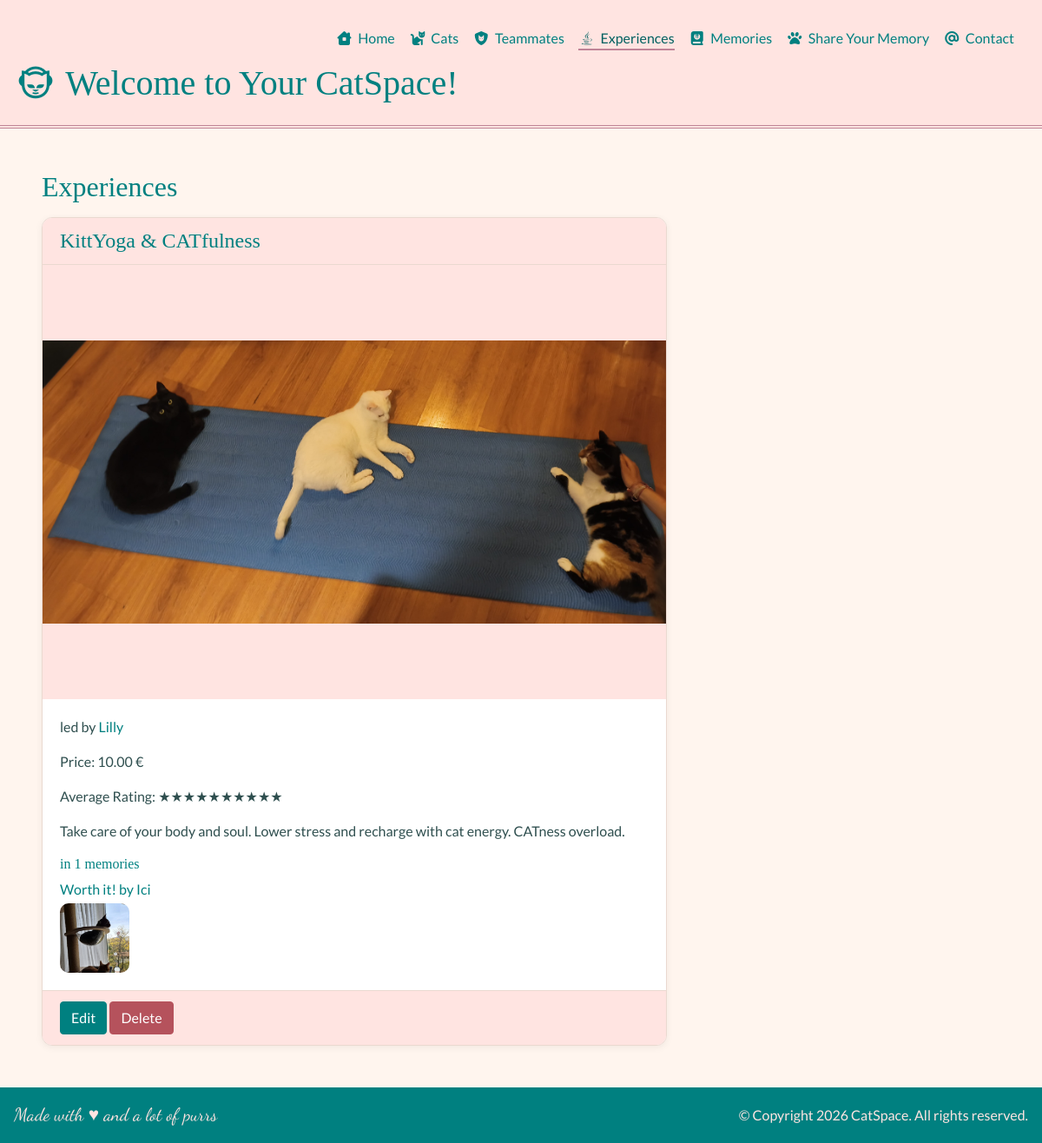
Page /experiences/kittyoga-catfulness-1/ on the committed database.
### experiences/models.py (models this page shows, shortened)
class Experience(TimeStampMixin):
    name = models.CharField(max_length=30, unique=True)
    description = models.TextField(blank=True)
    cover_image_url = models.URLField(null=True, blank=True)
    price = models.DecimalField(max_digits=5, decimal_places=2, validators=[MinValueValidator(0)])
    teammate = models.ForeignKey("teammates.Teammate", on_delete=models.SET_NULL, null=True, blank=True,
                                 related_name="experiences")
    is_available = models.BooleanField(default=True, blank=True)
    slug = models.SlugField(blank=True, unique=True)
    class Meta:
        ordering = ["-updated_at"]
    def __str__(self) -> str:
        return self.name

### teammates/models.py (models this page shows)
class Teammate(TimeStampMixin):
    name = models.CharField(max_length=30)
    description = models.TextField(blank=True)
    email = models.EmailField(max_length=100, unique=True)
    phone = PhoneNumberField(region="BG", blank=True, null=True)
    image_url = models.URLField(blank=True, null=True)
    username = models.CharField(max_length=30, unique=True, validators=[RegexValidator(r"^\w+\Z")])
    def __str__(self) -> str:
        return self.name
    class Meta:
        ordering = ["created_at"]

### memories/models.py (models this page shows, shortened)
class Memory(TimeStampMixin):
    title = models.CharField(max_length=30)
    author = models.CharField(max_length=30)
    description = models.TextField(blank=True)
    image = models.ImageField(upload_to="memories/", null=True, blank=True)
    rating = models.PositiveSmallIntegerField(validators=[MinValueValidator(1), MaxValueValidator(10)],
                                              null=True, blank=True)
    experience = models.ForeignKey("experiences.Experience", on_delete=models.SET_NULL, related_name="memories",
                                   null=True, blank=True)
    cats = models.ManyToManyField("cats.Cat", related_name="memories", blank=True)
    class Meta:
        ordering = ["-updated_at"]
    def __str__(self) -> str:
        return f"{self.title} by {self.author}"

### experiences/views.py (the view)
# urls.py: path("", views.ExperienceDetail.as_view(), name="detail"),
class ExperienceDetail(DetailView):
    queryset = Experience.objects.select_related("teammate").prefetch_related("memories").annotate(
        avg_rating=Avg("memories__rating"))

### memories/templatetags/memory_extras.py (called while the page is built)
@register.filter
def stars(value):
    max_stars = 10
    if not value:
        return "Not rated yet"
    value = round(float(value))
    return "★" * value + "☆" * (max_stars - value)

### templates/experiences/experience_detail.html (shortened to what this page needs)
{% extends "base.html" %}
{% load memory_extras %}
{% load static %}
{% block content %}
    <h2>Experiences</h2>
    <article class="card detail-card">
        <div class="card-header">
            <h4 class="mb-0">{{ experience }}</h4>
        </div>
        {% if experience.cover_image_url %}
            <img src="{{ experience.cover_image_url }}" alt="Cover Image" class="detail-img">
        {% else %}
            <img src="{% static 'images/yoga.jpg' %}" alt="Yoga Cats" class="detail-img">
        {% endif %}
        <div class="card-body">
            {% if experience.teammate %}
                <p>led by
                    <a href="{% url 'teammates:detail' experience.teammate.id %}">{{ experience.teammate }}</a>
                </p>
            {% endif %}
            <p>Price: {{ experience.price }} &euro;</p>
            <p>Average Rating: {{ experience.avg_rating|stars }}</p>
            {% if experience.description %}<p>{{ experience.description }}</p>{% endif %}
            {% if experience.memories.count %}
                <h4 class="card-subheading">in {{ experience.memories.count }} memories</h4>
                {% for memory in experience.memories.all %}
                    <p class="mb-1"><a href="{% url 'memories:detail' memory.pk %}">{{ memory }}</a></p>
                {% endfor %}
                <div class="thumbnails">
                    {% for memory in experience.memories.all %}
                        {% if memory.image %}
                            <img src="{{ memory.image.url }}" alt="Memory Image">
                        {% endif %}
                    {% endfor %}
                </div>
            {% endif %}
        </div>
        <div class="card-footer">
            <a href="{% url 'experiences:update' experience.slug %}" class="btn btn-primary">Edit</a>
            <a href="{% url 'experiences:delete' experience.slug %}" class="btn btn-danger">Delete</a>
        </div>
    </article>
{% endblock %}

### static/css/styles.css (style rules this page uses)
:root { --teal: teal; --teal-dark: #006060; --rose: mistyrose; --paper: seashell; --dusty-rose: #c08497; --ink: darkslategray; --card-border: #ead9d0; --danger: #b5525c; }
body { background-color: var(--paper); font-family: 'Lato', sans-serif; color: var(--ink); }
h1, h2, h3, h4, h5 { font-family: 'Playfair Display', serif; color: var(--teal); }
h2 { margin-bottom: 1rem; }
a { color: var(--teal); }
img { border-radius: 10px; max-width: 100%; }
.btn-primary { background-color: var(--teal); border-color: var(--teal); }
.btn-danger { background-color: var(--danger); border-color: var(--danger); }
.card { background-color: white; border: 1px solid var(--card-border); border-radius: 12px; box-shadow: 0 2px 8px rgba(0, 0, 0, 0.06); overflow: hidden; transition: transform 0.2s ease, box-shadow 0.2s ease; }
.card-header, .card-footer { background-color: var(--rose); border-color: var(--card-border); }
.card-subheading { font-size: 1rem; margin-top: 1rem; }
.thumbnails { display: flex; flex-wrap: wrap; gap: 0.5rem; }
.thumbnails img { width: 80px; height: 80px; object-fit: cover; }
.detail-card { max-width: 720px; }
.detail-card .detail-img { width: 100%; height: 500px; object-fit: contain; background-color: var(--rose); border-radius: 0; }

### rows in the picture
Experience: name "KittYoga & CATfulness", cover_image_url (picture), teammate "Lilly", price "10.00", avg_rating|stars "★★★★★★★★★★", description "Take care of your body and soul. Lower stress and recharge with cat energy. CATness overload.", memories.count "1"
Memory: title+author "Worth it! by Ici", image (picture)
